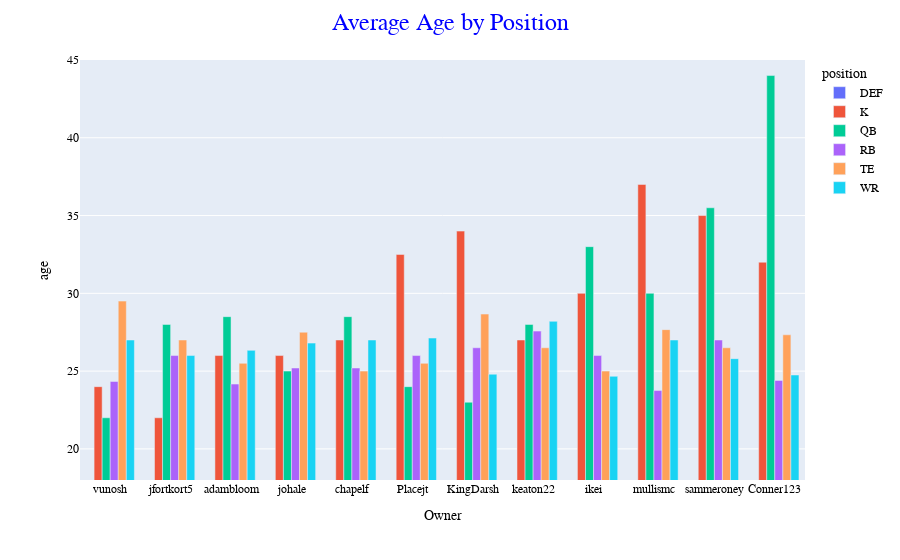

Notebook cell for this chart:
### Markdown cell above
# Avg Age by Position

### Code cell
age2 = stats[stats["Week"] == "Season"][["Owner", "age", "position", "Week"]]
age2 = age2.groupby(["Owner", "position"]).agg({"age":np.mean})
age2 = age2.reset_index()
fig = px.bar(age2, y = "age", x = "Owner", color = "position", barmode = "group")
fig.update_layout(xaxis={'categoryorder':'total ascending'})
fig.update_yaxes(range = [18,45])
fig.update_layout(title_text="Average Age by Position", title_x=0.5)
fig.update_layout(
    font_family="Times New Roman",
    font_color="black",
    title_font_family="Times New Roman",
    title_font_color="blue",
    title_font_size=24
)
fig.show()

### Figure 1 — Plotly figure (JSON) as saved in the notebook; plotly's stock layout.template omitted (floating-point values rounded to 4 significant figures)
{"data": [{"alignmentgroup": "True", "hovertemplate": "position=DEF<br>Owner=%{x}<br>age=%{y}<extra></extra>", "legendgroup": "DEF", "marker": {"color": "#636efa", "pattern": {"shape": ""}}, "name": "DEF", "offsetgroup": "DEF", "orientation": "v", "showlegend": true, "textposition": "auto", "type": "bar", "x": ["Conner123", "KingDarsh", "Placejt", "adambloom", "chapelf", "ikei", "jfortkort5", "johale", "keaton22", "mullismc", "sammeroney", "vunosh"], "xaxis": "x", "y": [null, null, null, null, null, null, null, null, null, null, null, null], "yaxis": "y"}, {"alignmentgroup": "True", "hovertemplate": "position=K<br>Owner=%{x}<br>age=%{y}<extra></extra>", "legendgroup": "K", "marker": {"color": "#EF553B", "pattern": {"shape": ""}}, "name": "K", "offsetgroup": "K", "orientation": "v", "showlegend": true, "textposition": "auto", "type": "bar", "x": ["Conner123", "KingDarsh", "Placejt", "adambloom", "chapelf", "ikei", "jfortkort5", "johale", "keaton22", "mullismc", "sammeroney", "vunosh"], "xaxis": "x", "y": [32, 34, 32.5, 26, 27, 30, 22, 26, 27, 37, 35, 24], "yaxis": "y"}, {"alignmentgroup": "True", "hovertemplate": "position=QB<br>Owner=%{x}<br>age=%{y}<extra></extra>", "legendgroup": "QB", "marker": {"color": "#00cc96", "pattern": {"shape": ""}}, "name": "QB", "offsetgroup": "QB", "orientation": "v", "showlegend": true, "textposition": "auto", "type": "bar", "x": ["Conner123", "KingDarsh", "Placejt", "adambloom", "chapelf", "ikei", "jfortkort5", "johale", "keaton22", "mullismc", "sammeroney", "vunosh"], "xaxis": "x", "y": [44, 23, 24, 28.5, 28.5, 33, 28, 25, 28, 30, 35.5, 22], "yaxis": "y"}, {"alignmentgroup": "True", "hovertemplate": "position=RB<br>Owner=%{x}<br>age=%{y}<extra></extra>", "legendgroup": "RB", "marker": {"color": "#ab63fa", "pattern": {"shape": ""}}, "name": "RB", "offsetgroup": "RB", "orientation": "v", "showlegend": true, "textposition": "auto", "type": "bar", "x": ["Conner123", "KingDarsh", "Placejt", "adambloom", "chapelf", "ikei", "jfortkort5", "johale", "keaton22", "mullismc", "sammeroney", "vunosh"], "xaxis": "x", "y": [24.4, 26.5, 26, 24.17, 25.2, 26, 26, 25.2, 27.57, 23.75, 27, 24.33], "yaxis": "y"}, {"alignmentgroup": "True", "hovertemplate": "position=TE<br>Owner=%{x}<br>age=%{y}<extra></extra>", "legendgroup": "TE", "marker": {"color": "#FFA15A", "pattern": {"shape": ""}}, "name": "TE", "offsetgroup": "TE", "orientation": "v", "showlegend": true, "textposition": "auto", "type": "bar", "x": ["Conner123", "KingDarsh", "Placejt", "adambloom", "chapelf", "ikei", "jfortkort5", "johale", "keaton22", "mullismc", "sammeroney", "vunosh"], "xaxis": "x", "y": [27.33, 28.67, 25.5, 25.5, 25, 25, 27, 27.5, 26.5, 27.67, 26.5, 29.5], "yaxis": "y"}, {"alignmentgroup": "True", "hovertemplate": "position=WR<br>Owner=%{x}<br>age=%{y}<extra></extra>", "legendgroup": "WR", "marker": {"color": "#19d3f3", "pattern": {"shape": ""}}, "name": "WR", "offsetgroup": "WR", "orientation": "v", "showlegend": true, "textposition": "auto", "type": "bar", "x": ["Conner123", "KingDarsh", "Placejt", "adambloom", "chapelf", "ikei", "jfortkort5", "johale", "keaton22", "mullismc", "sammeroney", "vunosh"], "xaxis": "x", "y": [24.75, 24.8, 27.12, 26.33, 27, 24.67, 26, 26.8, 28.2, 27, 25.8, 27], "yaxis": "y"}], "layout": {"barmode": "group", "font": {"color": "black", "family": "Times New Roman"}, "legend": {"title": {"text": "position"}, "tracegroupgap": 0}, "margin": {"t": 60}, "title": {"font": {"color": "blue", "family": "Times New Roman", "size": 24}, "text": "Average Age by Position", "x": 0.5}, "xaxis": {"anchor": "y", "categoryorder": "total ascending", "domain": [0, 1], "title": {"text": "Owner"}}, "yaxis": {"anchor": "x", "domain": [0, 1], "range": [18, 45], "title": {"text": "age"}}}}
